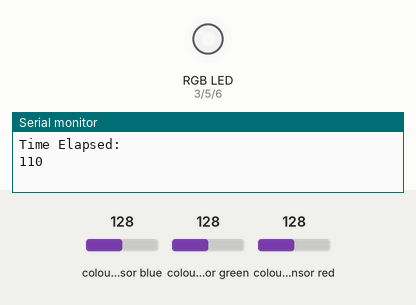
This sketch was run on a simulated Arduino Mega 2560, built with avr-gcc and run on an emulated ATmega2560. Parts: an RGB LED mixed from three pins (HIGH = lit), the last lines printed to the serial monitor. The test bench sets the inputs (shaded band); at power-on: colour sensor blue 128, colour sensor green 128, colour sensor red 128. Dim RGB values are drawn brighter than linear.

Above: at 1.2 s.
1.3 s: colour sensor blue set to 191
At 2.4 s:
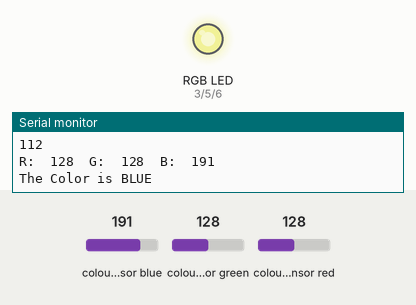
3.0 s: colour sensor green set to 250
At 4.1 s:
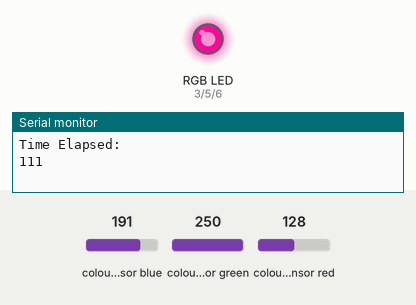
4.6 s: colour sensor red set to 250
At 5.9 s:
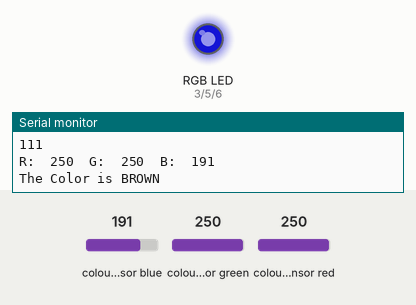
6.2 s: colour sensor blue set to 5
At 6.7 s:
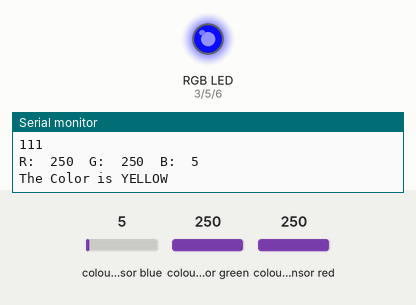
7.9 s: colour sensor green set to 5
At 8.6 s:
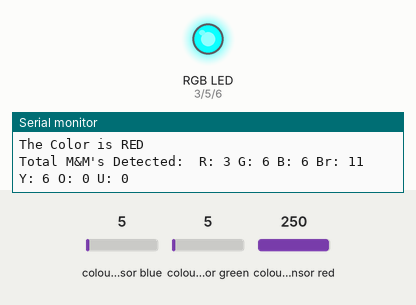
9.5 s: colour sensor red set to 147
At 10.5 s:
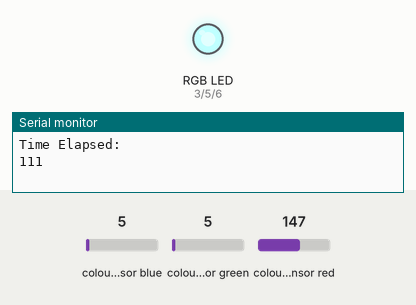
Timing chart, 0 to 12.1 s (numbered marks = the images above; inputs shaded):
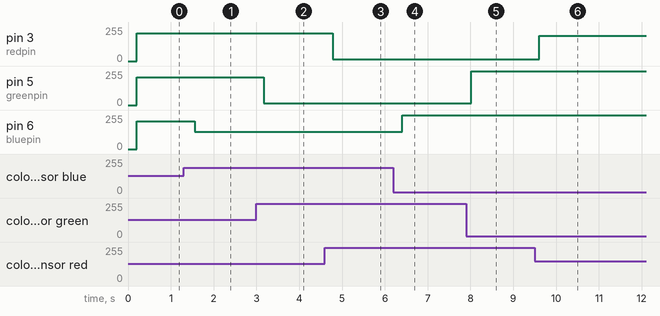

The sketch:

TSC34725.ino
```cpp
#include <Wire.h>
#include "Adafruit_TCS34725.h"

// Pick analog outputs, for the UNO these three work well
// use ~560  ohm resistor between Red & Blue, ~1K for green (its brighter)
#define redpin 3
#define greenpin 5
#define bluepin 6
// for a common anode LED, connect the common pin to +5V
// for common cathode, connect the common to ground

unsigned long time;
unsigned long timeFinal;
unsigned long timeOutput;

int redColors = 0;
int greenColors = 0;
int blueColors = 0;
int brownColors = 0;
int yellowColors = 0;
int orangeColors = 0;
int unidentifiedColors = 0;

byte btData[6];

// set to false if using a common cathode LED
#define commonAnode true

// our RGB -> eye-recognized gamma color
byte gammatable[256];


Adafruit_TCS34725 tcs = Adafruit_TCS34725(TCS34725_INTEGRATIONTIME_50MS, TCS34725_GAIN_4X);

void setup() {
  Serial.begin(9600);
  Serial1.begin(9600);
  //Serial.println("Color View Test!");

  if (tcs.begin()) {
    //Serial.println("Found sensor");
  } else {
    Serial.println("No TCS34725 found ... check your connections");
    while (1); // halt!
  }

  // use these three pins to drive an LED
#if defined(ARDUINO_ARCH_ESP32)
  ledcAttachPin(redpin, 1);
  ledcSetup(1, 12000, 8);
  ledcAttachPin(greenpin, 2);
  ledcSetup(2, 12000, 8);
  ledcAttachPin(bluepin, 3);
  ledcSetup(3, 12000, 8);
#else
  pinMode(redpin, OUTPUT);
  pinMode(greenpin, OUTPUT);
  pinMode(bluepin, OUTPUT);
#endif

  // thanks PhilB for this gamma table!
  // it helps convert RGB colors to what humans see
  for (int i=0; i<256; i++) {
    float x = i;
    x /= 255;
    x = pow(x, 2.5);
    x *= 255;

    if (commonAnode) {
      gammatable[i] = 255 - x;
    } else {
      gammatable[i] = x;
    }
    //Serial.println(gammatable[i]);
  }
}

// The commented out code in loop is example of getRawData with clear value.
// Processing example colorview.pde can work with this kind of data too, but It requires manual conversion to
// [0-255] RGB value. You can still uncomments parts of colorview.pde and play with clear value.
void loop() {
  //Time elapsed
  time = millis();

  float red, green, blue;

  tcs.setInterrupt(false);  // turn on LED

  delay(60);  // takes 50ms to read

  tcs.getRGB(&red, &green, &blue);

  tcs.setInterrupt(true);  // turn off LED

  //The color detection algorithm

  Serial.print("R:\t"); Serial.print(int(red));
  Serial.print("\tG:\t"); Serial.print(int(green));
  Serial.print("\tB:\t"); Serial.print(int(blue));

//  Serial.print("\t");
//  Serial.print((int)red, HEX); Serial.print((int)green, HEX); Serial.print((int)blue, HEX);
  Serial.print("\n");

  if(red >= 150 && red > green && red > blue){
    Serial.print("The Color is RED");
    redColors++;
  }

  else if(green > red && green > blue){
    Serial.print("The Color is GREEN");
    greenColors++;
  }

  else if(blue > red && blue > green){
    Serial.print("The Color is BLUE");
    blueColors++;
  }

  else if(red > 100 && green > 70 && blue > 50){
    Serial.print("The Color is BROWN");
    brownColors++;
  }

  else if(red > 100 && green > 70 && blue < 50){
    Serial.print("The Color is YELLOW");
    yellowColors++;
  }

  else if(red > 100 && green > 50 && blue < 50){
    Serial.print("The Color is ORANGE");
    orangeColors++;
  }

  else{
    Serial.print("Idle...");
    unidentifiedColors++;
  }

  Serial.print("\n");

//  uint16_t red, green, blue, clear;
//
//  tcs.setInterrupt(false);  // turn on LED
//
//  delay(60);  // takes 50ms to read
//
//  tcs.getRawData(&red, &green, &blue, &clear);
//
//  tcs.setInterrupt(true);  // turn off LED
//
//  Serial.print("C:\t"); Serial.print(int(clear));
//  Serial.print("R:\t"); Serial.print(int(red));
//  Serial.print("\tG:\t"); Serial.print(int(green));
//  Serial.print("\tB:\t"); Serial.print(int(blue));
//  Serial.println();


#if defined(ARDUINO_ARCH_ESP32)
  ledcWrite(1, gammatable[(int)red]);
  ledcWrite(2, gammatable[(int)green]);
  ledcWrite(3, gammatable[(int)blue]);
#else
  analogWrite(redpin, gammatable[(int)red]);
  analogWrite(greenpin, gammatable[(int)green]);
  analogWrite(bluepin, gammatable[(int)blue]);
#endif

  timeFinal = millis();

  timeOutput = timeFinal - time;

  Serial.print("Total M&M's Detected: "); //print the total amount of m&m that the sensor detected
  Serial.print(" R: "); Serial.print(int(redColors));
  btData[0] = redColors;
  Serial.print(" G: "); Serial.print(int(greenColors));
  btData[1] = greenColors;
  Serial.print(" B: "); Serial.print(int(blueColors));
  btData[2] = blueColors;
  Serial.print(" Br: "); Serial.print(int(brownColors));
  btData[3] = brownColors;
  Serial.print(" Y: "); Serial.print(int(yellowColors));
  btData[4] = yellowColors;
  Serial.print(" O: "); Serial.print(int(orangeColors));
  btData[5] = orangeColors;
  Serial.print(" U: "); Serial.print(int(unidentifiedColors));
  btData[6] = unidentifiedColors;
  Serial.print("\n");

  Serial.println("Time Elapsed: "); //prints time since program started
  Serial.print(timeOutput);//printing Time Elapsed
  Serial.print("  ");
  Serial.print("\n");
  Serial.print("\n");
  delay(100);          // wait a second so as not to send massive amounts of data

  Serial1.write(btData[0]);
  Serial1.write(btData[1]);
  Serial1.write(btData[2]);
  Serial1.write(btData[3]);
  Serial1.write(btData[4]);
  Serial1.write(btData[5]);
  Serial1.write(btData[6]);
}
```

Measured:
- after the input at 1.3 s, pin 6 (bluepin): 209/255 → 131/255 after 0.26 s
- after the input at 3.0 s, pin 5 (greenpin): 209/255 → 12/255 after 0.17 s
- after the input at 4.6 s, pin 3 (redpin): 209/255 → 12/255 after 0.19 s
- after the input at 6.2 s, pin 6 (bluepin): 131/255 → 254/255 after 0.21 s
- after the input at 7.9 s, pin 5 (greenpin): 12/255 → 254/255 after 0.12 s
- after the input at 9.5 s, pin 3 (redpin): 12/255 → 190/255 after 0.11 s
